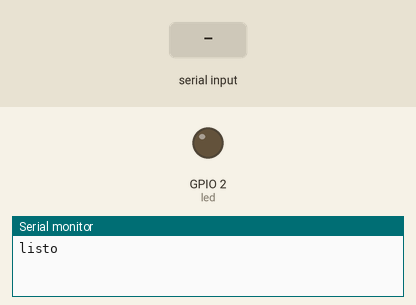
Simulated run of this sketch. Board: ESP32. Shown: output pins drawn as LEDs (lit = HIGH), the last lines printed to the serial monitor. The inputs (shaded band) are chosen by the test bench.

Above: at 1.2 s.
1.3 s: "1" received over the second serial link
At 2.5 s:
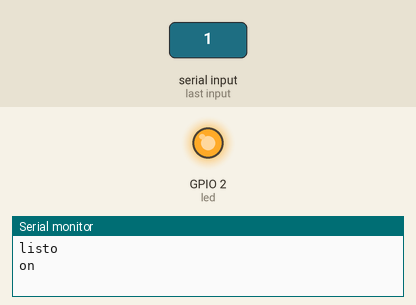
2.8 s: "2" received over the second serial link
At 3.9 s:
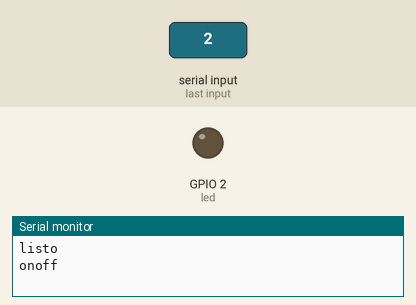
Timing chart, 0 to 5.8 s (numbered marks = the images above; inputs shaded):
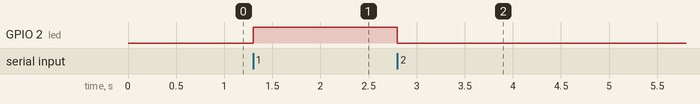

Measured:
- after the input at 1.3 s, GPIO 2 (led): LOW → HIGH at once
- after the input at 2.8 s, GPIO 2 (led): HIGH → LOW at once

The sketch:

LED_Y_TEMP_App.ino
```cpp
/*
   Fundacion KinaL
   Centro educativo tecnico LaboraL KinaL
   Quinto perito
   Quinto eLectronica
   Codigo Tecnico: EB5AM / EB5AV
   Curso: TaLLer de eLectronica digitaL y reparacion de computadoras I
   Proyecto: Prender, apagar un led por el celular
   aLumno:Christian SoLorzano
   Fecha: 26/06/2023
*/

#include <SoftwareSerial.h>
#include <OneWire.h>
#include <Wire.h>
#include <DallasTemperature.h>
#include <Ticker.h>


OneWire ourWire(5);
DallasTemperature sensors(&ourWire);

#define led 2

char recepcion;
SoftwareSerial BT(10, 11);
void temps (void);
Ticker temp_ticker(temps, 10000);

void setup()
{
  Serial.begin(9600);
  Serial.println("listo");
  BT.begin(9600);
  pinMode(led, OUTPUT);
  sensors.begin();
  temp_ticker.start();
}

void loop()
{

  if (BT.available())
  {
    recepcion = BT.read();

    if (recepcion == '1') {
      digitalWrite(led, HIGH);
      Serial.print("on");
    }

    if (recepcion == '2') {
      digitalWrite(led, LOW);
      Serial.print("off");
    }
  }
}

void temps (void)
{
  sensors.requestTemperatures();
  int temp = sensors.getTempCByIndex(0);
  BT.print(temp);
  BT.println(" C");
}
```
